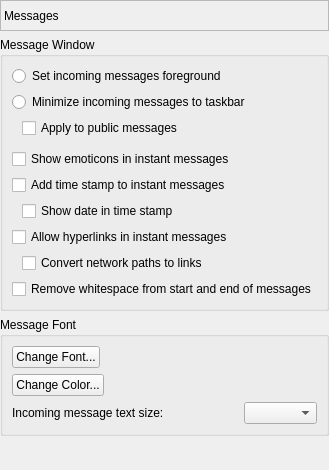
       <widget class="QWidget" name="pageMessages">
        <layout class="QVBoxLayout" name="verticalLayout_14">
         <property name="margin">
          <number>0</number>
         </property>
         <item>
          <widget class="QLabel" name="lblMessagesPage">
           <property name="sizePolicy">
            <sizepolicy hsizetype="Preferred" vsizetype="Fixed">
             <horstretch>0</horstretch>
             <verstretch>0</verstretch>
            </sizepolicy>
           </property>
           <property name="minimumSize">
            <size>
             <width>0</width>
             <height>31</height>
            </size>
           </property>
           <property name="frameShape">
            <enum>QFrame::StyledPanel</enum>
           </property>
           <property name="frameShadow">
            <enum>QFrame::Sunken</enum>
           </property>
           <property name="text">
            <string>Messages</string>
           </property>
          </widget>
         </item>
         <item>
          <widget class="QGroupBox" name="grpMsgWindow">
           <property name="title">
            <string>Message Window</string>
           </property>
           <layout class="QVBoxLayout" name="verticalLayout_12">
            <item>
             <widget class="QRadioButton" name="rdbMessageTop">
              <property name="text">
               <string>Set incoming messages foreground</string>
              </property>
             </widget>
            </item>
            <item>
             <widget class="QRadioButton" name="rdbMessageBottom">
              <property name="text">
               <string>Minimize incoming messages to taskbar</string>
              </property>
             </widget>
            </item>
            <item>
             <layout class="QHBoxLayout" name="horizontalLayout_32">
              <item>
               <spacer name="horizontalSpacer_30">
                <property name="orientation">
                 <enum>Qt::Horizontal</enum>
                </property>
                <property name="sizeType">
                 <enum>QSizePolicy::Fixed</enum>
                </property>
                <property name="sizeHint" stdset="0">
                 <size>
                  <width>10</width>
                  <height>20</height>
                 </size>
                </property>
               </spacer>
              </item>
              <item>
               <widget class="QCheckBox" name="chkPublicMessagePop">
                <property name="text">
                 <string>Apply to public messages</string>
                </property>
               </widget>
              </item>
             </layout>
            </item>
            <item>
             <spacer name="verticalSpacer_3">
              <property name="orientation">
               <enum>Qt::Vertical</enum>
              </property>
              <property name="sizeType">
               <enum>QSizePolicy::Fixed</enum>
              </property>
              <property name="sizeHint" stdset="0">
               <size>
                <width>20</width>
                <height>5</height>
               </size>
              </property>
             </spacer>
            </item>
            <item>
             <widget class="QCheckBox" name="chkEmoticon">
              <property name="text">
               <string>Show emoticons in instant messages</string>
              </property>
             </widget>
            </item>
            <item>
             <widget class="QCheckBox" name="chkMessageTime">
              <property name="text">
               <string>Add time stamp to instant messages</string>
              </property>
             </widget>
            </item>
            <item>
             <layout class="QHBoxLayout" name="horizontalLayout_7">
              <item>
               <spacer name="horizontalSpacer_5">
                <property name="orientation">
                 <enum>Qt::Horizontal</enum>
                </property>
                <property name="sizeType">
                 <enum>QSizePolicy::Fixed</enum>
                </property>
                <property name="sizeHint" stdset="0">
                 <size>
                  <width>10</width>
                  <height>20</height>
                 </size>
                </property>
               </spacer>
              </item>
              <item>
               <widget class="QCheckBox" name="chkMessageDate">
                <property name="text">
                 <string>Show date in time stamp</string>
                </property>
               </widget>
              </item>
             </layout>
            </item>
            <item>
             <widget class="QCheckBox" name="chkAllowLinks">
              <property name="text">
               <string>Allow hyperlinks in instant messages</string>
              </property>
             </widget>
            </item>
            <item>
             <layout class="QHBoxLayout" name="horizontalLayout_28">
              <item>
               <spacer name="horizontalSpacer_26">
                <property name="orientation">
                 <enum>Qt::Horizontal</enum>
                </property>
                <property name="sizeType">
                 <enum>QSizePolicy::Fixed</enum>
                </property>
                <property name="sizeHint" stdset="0">
                 <size>
                  <width>10</width>
                  <height>20</height>
                 </size>
                </property>
               </spacer>
              </item>
              <item>
               <widget class="QCheckBox" name="chkPathToLink">
                <property name="text">
                 <string>Convert network paths to links</string>
                </property>
               </widget>
              </item>
             </layout>
            </item>
            <item>
             <widget class="QCheckBox" name="chkTrimMessage">
              <property name="text">
               <string>Remove whitespace from start and end of messages</string>
              </property>
             </widget>
            </item>
           </layout>
          </widget>
         </item>
         <item>
          <widget class="QGroupBox" name="grpMsgFont">
           <property name="title">
            <string>Message Font</string>
           </property>
           <layout class="QVBoxLayout" name="verticalLayout_13">
            <item>
             <layout class="QHBoxLayout" name="horizontalLayout_8">
              <item>
               <widget class="QPushButton" name="btnFont">
                <property name="text">
                 <string>Change Font...</string>
                </property>
               </widget>
              </item>
              <item>
               <spacer name="horizontalSpacer_6">
                <property name="orientation">
                 <enum>Qt::Horizontal</enum>
                </property>
                <property name="sizeHint" stdset="0">
                 <size>
                  <width>40</width>
                  <height>20</height>
                 </size>
                </property>
               </spacer>
              </item>
             </layout>
            </item>
            <item>
             <layout class="QHBoxLayout" name="horizontalLayout_9">
              <item>
               <widget class="QPushButton" name="btnColor">
                <property name="text">
                 <string>Change Color...</string>
                </property>
               </widget>
              </item>
              <item>
               <spacer name="horizontalSpacer_7">
                <property name="orientation">
                 <enum>Qt::Horizontal</enum>
                </property>
                <property name="sizeHint" stdset="0">
                 <size>
                  <width>40</width>
                  <height>20</height>
                 </size>
                </property>
               </spacer>
              </item>
             </layout>
            </item>
            <item>
             <layout class="QHBoxLayout" name="horizontalLayout_10">
              <item>
               <widget class="QLabel" name="lblFontSize">
                <property name="text">
                 <string>Incoming message text size:</string>
                </property>
               </widget>
              </item>
              <item>
               <spacer name="horizontalSpacer_8">
                <property name="orientation">
                 <enum>Qt::Horizontal</enum>
                </property>
                <property name="sizeHint" stdset="0">
                 <size>
                  <width>40</width>
                  <height>20</height>
                 </size>
                </property>
               </spacer>
              </item>
              <item>
               <widget class="QComboBox" name="cboFontSize">
                <property name="sizePolicy">
                 <sizepolicy hsizetype="Expanding" vsizetype="Fixed">
                  <horstretch>0</horstretch>
                  <verstretch>0</verstretch>
                 </sizepolicy>
                </property>
               </widget>
              </item>
             </layout>
            </item>
           </layout>
          </widget>
         </item>
         <item>
          <spacer name="verticalSpacer_4">
           <property name="orientation">
            <enum>Qt::Vertical</enum>
           </property>
           <property name="sizeHint" stdset="0">
            <size>
             <width>20</width>
             <height>34</height>
            </size>
           </property>
          </spacer>
         </item>
        </layout>
       </widget>
